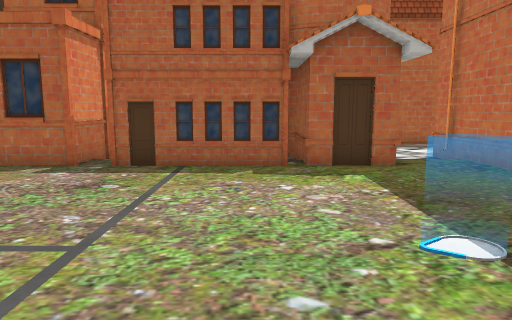
[1] (above)

24 first-person views from a walk through a 3-D level made in the Unity game engine. The camera is 1.3 m above the floor, tilts 8° down and sees 70° across. The floor is counted in squares, 1 m on a side. Each view is taken from the middle of a square. On the plan, view 1 faces up. The plan holds only what a view shows up to about 15 squares ahead; the rest is blank. The place goes on beyond the plan. The player character is not drawn. Some surface patterns are stand-ins.

[2]
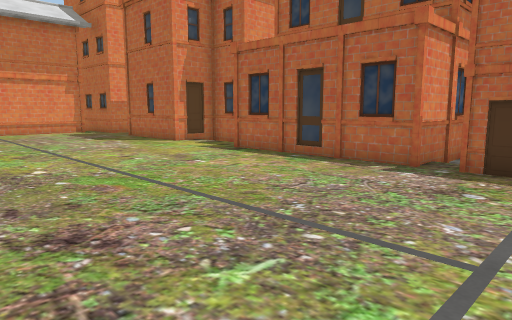

[3]
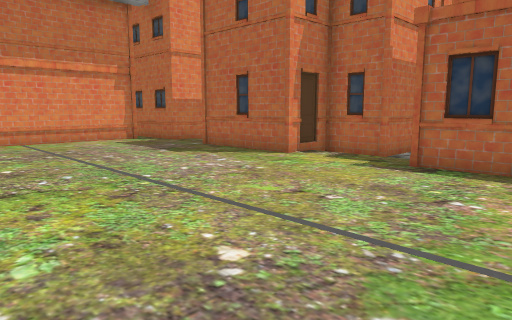

[4]
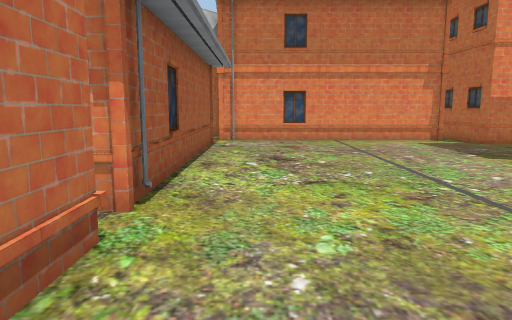

[5]
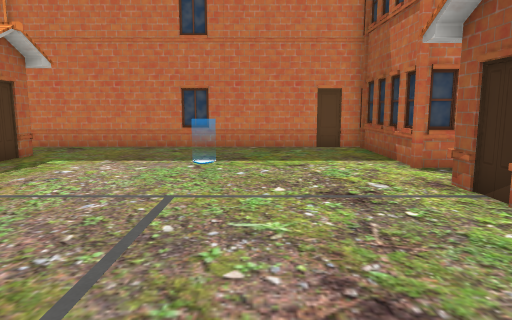

[6]
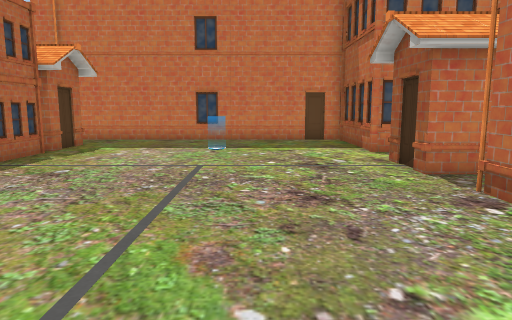

[7]
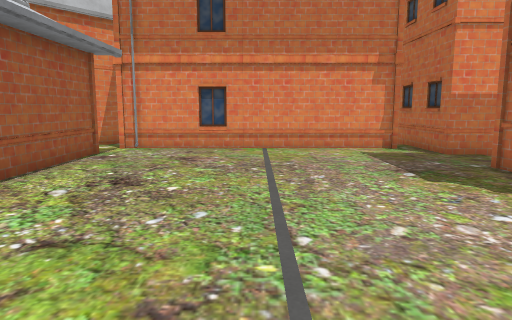

[8]
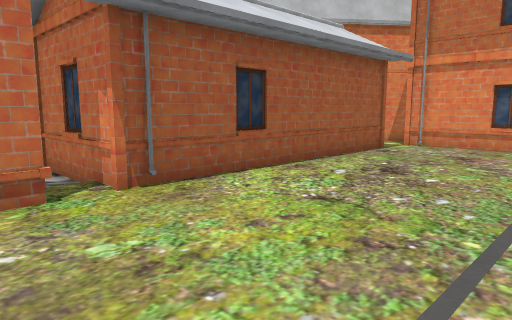

[9]
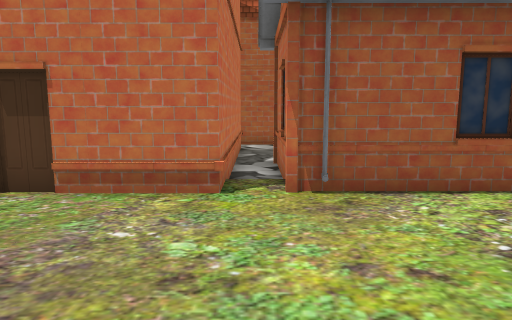

[10]
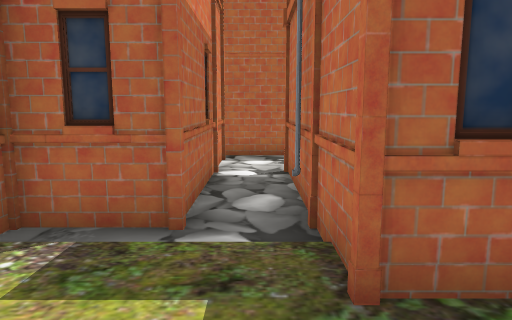

[11]
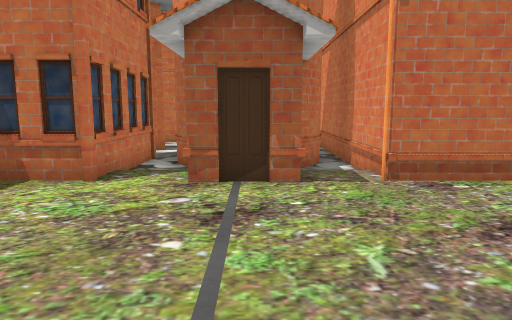

[12]
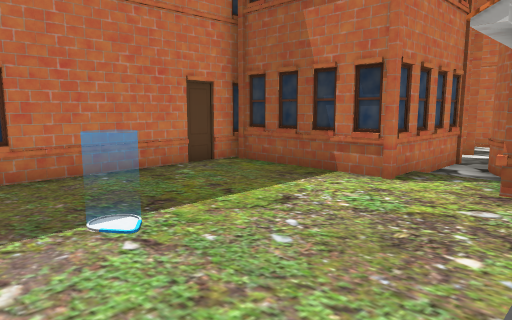

[13]
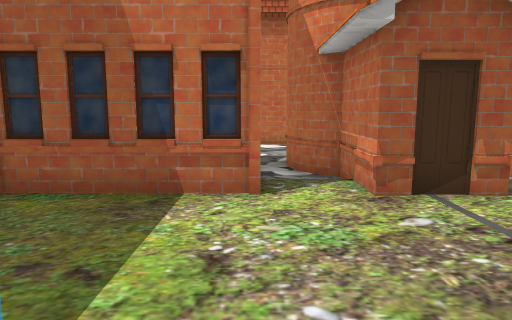

[14]
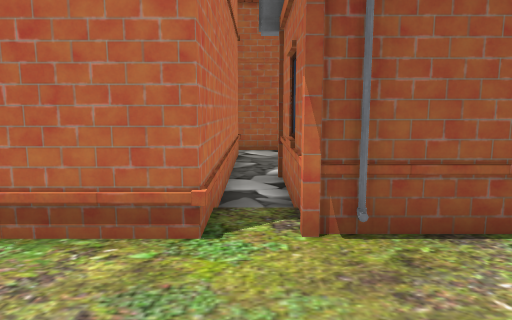

[15]
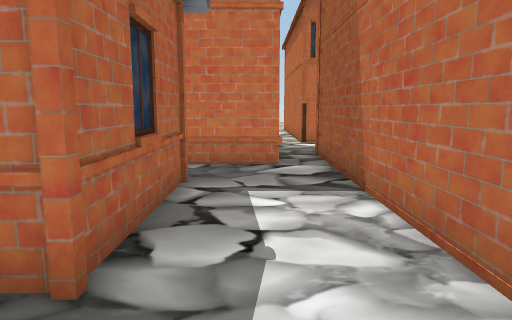

[16]
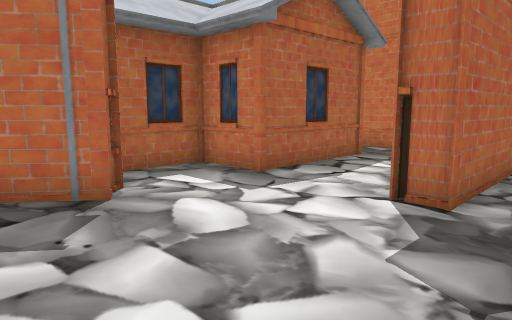

[17]
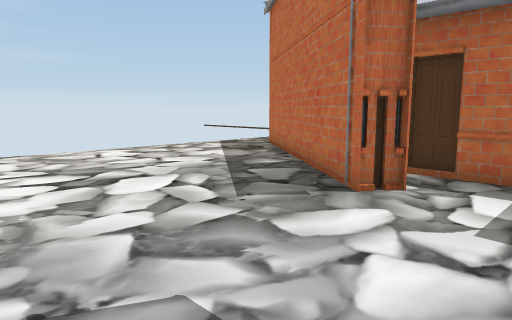

[18]
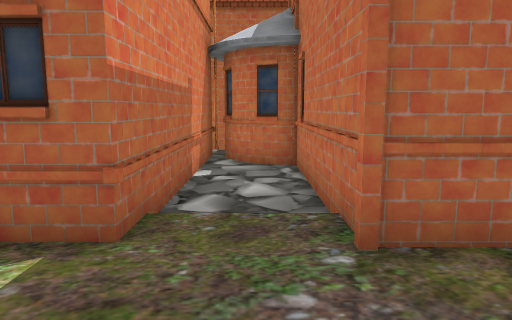

[19]
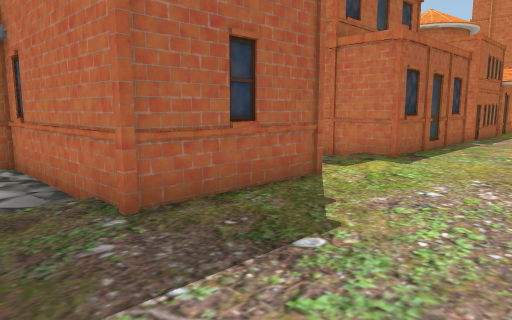

[20]
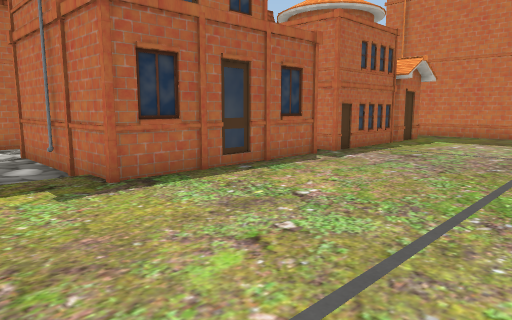

[21]
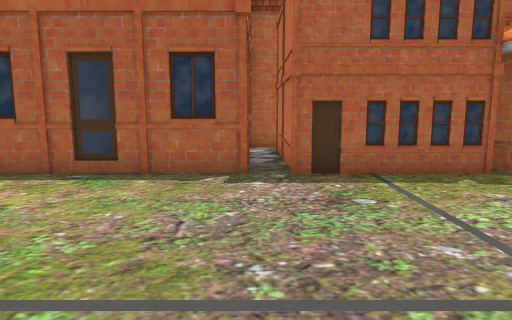

[22]
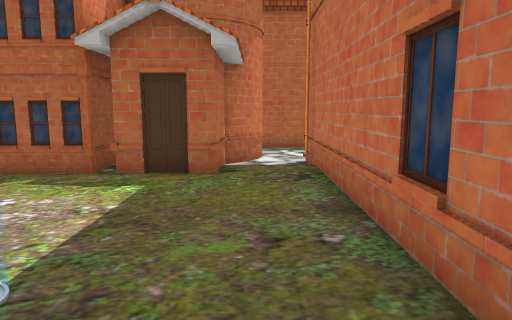

[23]
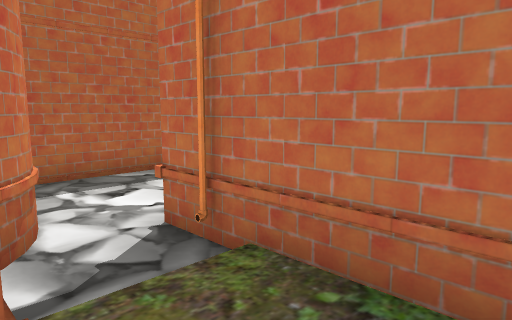

[24]
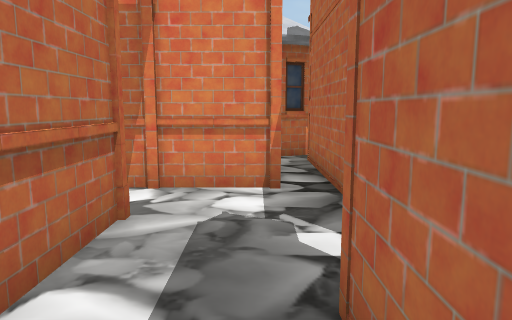

### Floor plan
Key: @ floor where view 1 was taken; # wall or solid block; x gap in a wall; . main floor; - floor 0.25 m lower than the main floor; O other object.
Columns run from 22 left of view 1 to 9 right of it. Each row starts with its distance up from view 1.
 17           ### x#
 16           #---- -
 15   ###     #----   ##      #####
 14   O-#     #-O##   O#       ---
 13   O-#     #-##    O#       ---
 12   O-#     #-#     O#     ##--
 11   O-#     #-#     O#   ###OO
 10   O-#   #OO-#     O#   # O-O
  9 ##O.#   #...####  O##  ###.O
  8 O...OOOOO...OOO.OO.O#OOO#O.O
  7 #..........................O
  6 #..........................O
  5 #..........................O
  4 #..........................O
  3 #.......................O..O
  2 #..........................O
  1 #..........................O
  0 #.....................@....O
 -1 O...................OO.....O
 -2 #O#########.######O###.O###O
 -3  O        #-#     O###-##
 -4  O        #-#     OO #O#       O
 -5           #-#     O  ###       O
 -6 ##OOOO#   O-#          O
 -7 -#OO-O#   --#         --
 -8 --O---OOOO--#         -O#
 -9 ------------#         --
-10 -------------- ---    ---
-11 -----##########---#   ###
-12 ---------
-13 - -- -

Positions as (right, up) in squares from view 1, and headings:
1: (0, 0), facing up
2: (-1, 0), facing up-left
3: (-7, 0), facing up-left
4: (-7, 0), facing left
5: (-7, 2), facing right
6: (-10, 2), facing right
7: (-10, 3), facing left
8: (-9, 4), facing down-left
9: (-11, 4), facing down
10: (-11, 6), facing up
11: (-2, 5), facing down
12: (-2, 5), facing down-right
13: (1, 4), facing down
14: (-11, 2), facing down
15: (-19, -9), facing right
16: (-22, -13), facing up-right
17: (-17, -13), facing up-left
18: (-19, 5), facing up
19: (-20, 4), facing up-right
20: (-13, 2), facing up-right
21: (-4, 1), facing up
22: (4, 1), facing up
23: (3, 7), facing up-right
24: (-6, 16), facing left
